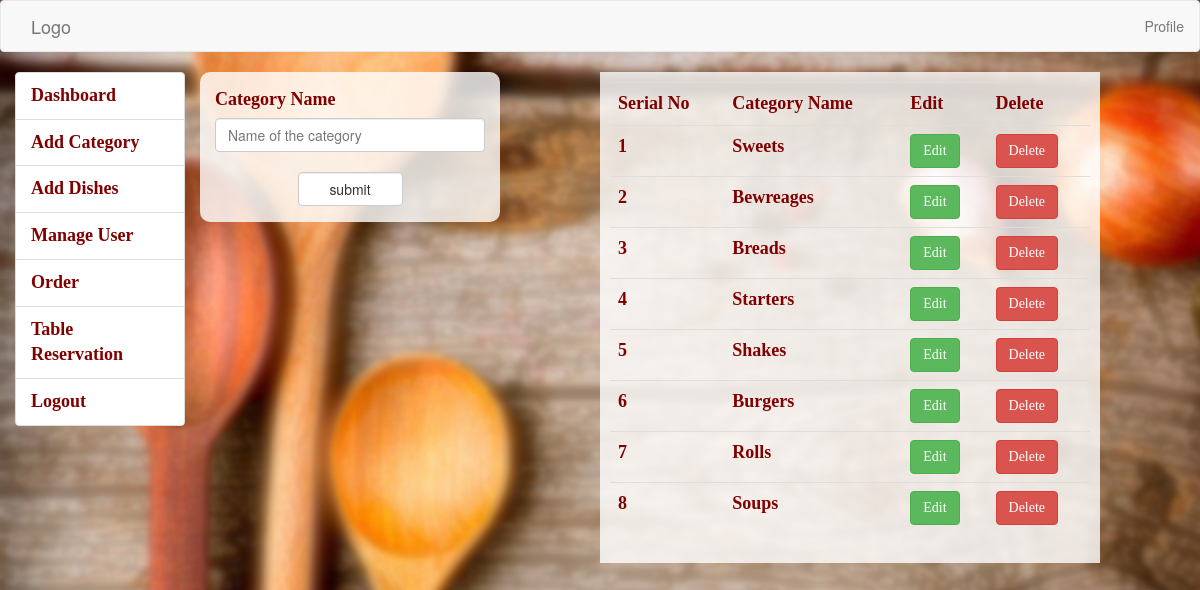
Screenshot of /admin/category.php with the database file from the repository.
### tables this page shows
CREATE TABLE `category` (
  `id` int(11) NOT NULL,
  `category` varchar(100) NOT NULL
);

### admin/category.php (the view, shortened to what this page needs)
<?php
include 'connect.php';
?>
<html>
<head>
<link rel="stylesheet" href="css/bootstrap.css"/>
	<link rel="stylesheet" href="css/bootstrap.min.css"/>
</head>
<body>
  <?php
  include 'menu1.php';
  ?>
	<div class="col-lg-3" style="height: 150px; background: rgb(255,255,255,.8); padding: 15px; border-radius: 10px;">
		<form action=""class="ab" method="post">
      <label for="uname"><b>Category Name</b></label><br>
      <input type="text" placeholder="Name of the category" name="uname" required class="form-control">
      <br>
      <div class="col-lg-6 col-lg-offset-3">
     <input type="submit" class="btn btn-default form-control" name="submit" value="submit">
   </div>
  </form>
  </div>
     <div class="col-lg-5 col-lg-offset-1" style="background: rgb(255,255,255,.8);padding: 10px;">
      <table class="table">
        <tr>
          <td>serial no</td>
          <td>category name</td>
          <td>edit</td>
          <td>delete</td>
      </tr>
<?php
$sr="1";
$ft=$conn->query("SELECT * from category order by id asc ");
while ($ftt=mysqli_fetch_array($ft)) {
 ?>
<tr>
  <td><?php echo $sr; ?></td>
  <td><?php echo $ftt['category']; ?></td>
  <td><a href="#" data-toggle="modal" data-target="#ab<?php echo $ftt['id']; ?>" class="btn btn-success">edit</a></td>
  <td><a href="category_del.php?id=<?php echo $ftt['id'];?>"   class="btn btn-danger">delete</a></td>
</tr>
<?php
$sr++;
}
  ?>
      </table>
      </div>
</body>
</html>

### admin/connect.php (style rules this page uses)
body { background-image: url('../img/5.jpg'); width: 100%; }
body table { color: maroon; font-weight: bold; text-transform: capitalize; border-radius: 10px; font-family: Gabriola; font-size: 18px; }
body label { color: maroon; font-family: Gabriola; font-size: 18px; text-transform: capitalize; }

### admin/category.php (style rules this page uses)
label { font-size: 20px; }

### rows the page displays
category: category "Sweets"
category: category "Bewreages"
category: category "Breads"
category: category "Starters"
category: category "Shakes"
category: category "Burgers"
category: category "Rolls"
category: category "Soups"
